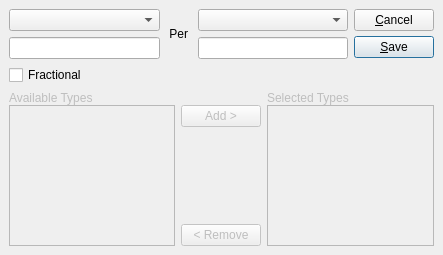
<ui version="4.0" >
 <author></author>
 <comment>This file is part of the xTuple ERP: PostBooks Edition, a free and
open source Enterprise Resource Planning software suite,
Copyright (c) 1999-2010 by OpenMFG LLC, d/b/a xTuple.
It is licensed to you under the Common Public Attribution License
version 1.0, the full text of which (including xTuple-specific Exhibits)
is available at www.xtuple.com/CPAL.  By using this software, you agree
to be bound by its terms.</comment>
 <class>itemUOM</class>
 <widget class="QDialog" name="itemUOM" >
  <property name="geometry" >
   <rect>
    <x>0</x>
    <y>0</y>
    <width>443</width>
    <height>255</height>
   </rect>
  </property>
  <property name="windowTitle" >
   <string>Unit of Measure</string>
  </property>
  <layout class="QVBoxLayout" >
   <property name="margin" >
    <number>9</number>
   </property>
   <property name="spacing" >
    <number>6</number>
   </property>
   <item>
    <layout class="QHBoxLayout" >
     <property name="margin" >
      <number>0</number>
     </property>
     <property name="spacing" >
      <number>6</number>
     </property>
     <item>
      <layout class="QVBoxLayout" >
       <property name="margin" >
        <number>0</number>
       </property>
       <property name="spacing" >
        <number>0</number>
       </property>
       <item>
        <layout class="QVBoxLayout" >
         <property name="margin" >
          <number>0</number>
         </property>
         <property name="spacing" >
          <number>6</number>
         </property>
         <item>
          <layout class="QGridLayout" >
           <property name="margin" >
            <number>0</number>
           </property>
           <property name="spacing" >
            <number>6</number>
           </property>
           <item rowspan="2" row="0" column="1" >
            <widget class="QLabel" name="_perLit" >
             <property name="text" >
              <string> Per </string>
             </property>
            </widget>
           </item>
           <item row="0" column="0" >
            <widget class="XComboBox" name="_uomFrom" />
           </item>
           <item row="0" column="2" >
            <widget class="XComboBox" name="_uomTo" />
           </item>
           <item row="1" column="2" >
            <widget class="XLineEdit" name="_toValue" >
            </widget>
           </item>
           <item row="1" column="0" >
            <widget class="XLineEdit" name="_fromValue" >
            </widget>
           </item>
          </layout>
         </item>
         <item>
          <widget class="QCheckBox" name="_fractional" >
           <property name="text" >
            <string>Fractional</string>
           </property>
          </widget>
         </item>
        </layout>
       </item>
       <item>
        <spacer>
         <property name="orientation" >
          <enum>Qt::Vertical</enum>
         </property>
         <property name="sizeHint" >
          <size>
           <width>329</width>
           <height>0</height>
          </size>
         </property>
        </spacer>
       </item>
      </layout>
     </item>
     <item>
      <layout class="QVBoxLayout" >
       <property name="margin" >
        <number>0</number>
       </property>
       <property name="spacing" >
        <number>0</number>
       </property>
       <item>
        <layout class="QVBoxLayout" >
         <property name="margin" >
          <number>0</number>
         </property>
         <property name="spacing" >
          <number>5</number>
         </property>
         <item>
          <widget class="QPushButton" name="_close" >
           <property name="text" >
            <string>&amp;Cancel</string>
           </property>
          </widget>
         </item>
         <item>
          <widget class="QPushButton" name="_save" >
           <property name="text" >
            <string>&amp;Save</string>
           </property>
           <property name="autoDefault" >
            <bool>true</bool>
           </property>
           <property name="default" >
            <bool>true</bool>
           </property>
          </widget>
         </item>
        </layout>
       </item>
       <item>
        <spacer>
         <property name="orientation" >
          <enum>Qt::Vertical</enum>
         </property>
         <property name="sizeType" >
          <enum>QSizePolicy::Expanding</enum>
         </property>
         <property name="sizeHint" >
          <size>
           <width>20</width>
           <height>0</height>
          </size>
         </property>
        </spacer>
       </item>
      </layout>
     </item>
    </layout>
   </item>
   <item>
    <widget class="QFrame" name="_typeFrame" >
     <property name="enabled" >
      <bool>false</bool>
     </property>
     <property name="sizePolicy" >
      <sizepolicy>
       <hsizetype>5</hsizetype>
       <vsizetype>7</vsizetype>
       <horstretch>0</horstretch>
       <verstretch>1</verstretch>
      </sizepolicy>
     </property>
     <property name="frameShape" >
      <enum>QFrame::NoFrame</enum>
     </property>
     <property name="frameShadow" >
      <enum>QFrame::Plain</enum>
     </property>
     <layout class="QHBoxLayout" >
      <property name="margin" >
       <number>0</number>
      </property>
      <property name="spacing" >
       <number>6</number>
      </property>
      <item>
       <layout class="QVBoxLayout" >
        <property name="margin" >
         <number>0</number>
        </property>
        <property name="spacing" >
         <number>0</number>
        </property>
        <item>
         <widget class="QLabel" name="label" >
          <property name="text" >
           <string>Available Types</string>
          </property>
         </widget>
        </item>
        <item>
         <widget class="QListWidget" name="_available" />
        </item>
       </layout>
      </item>
      <item>
       <layout class="QVBoxLayout" >
        <property name="margin" >
         <number>0</number>
        </property>
        <property name="spacing" >
         <number>0</number>
        </property>
        <item>
         <widget class="QLabel" name="_filler" >
          <property name="text" >
           <string/>
          </property>
         </widget>
        </item>
        <item>
         <widget class="QPushButton" name="_add" >
          <property name="text" >
           <string>Add ></string>
          </property>
         <property name="enabled" >
          <bool>false</bool>
         </property>
         </widget>
        </item>
        <item>
         <spacer>
          <property name="orientation" >
           <enum>Qt::Vertical</enum>
          </property>
          <property name="sizeHint" >
           <size>
            <width>20</width>
            <height>40</height>
           </size>
          </property>
         </spacer>
        </item>
        <item>
         <widget class="QPushButton" name="_remove" >
          <property name="text" >
           <string>&lt; Remove</string>
          </property>
          <property name="enabled" >
           <bool>false</bool>
          </property>
         </widget>
        </item>
       </layout>
      </item>
      <item>
       <layout class="QVBoxLayout" >
        <property name="margin" >
         <number>0</number>
        </property>
        <property name="spacing" >
         <number>0</number>
        </property>
        <item>
         <widget class="QLabel" name="label_2" >
          <property name="text" >
           <string>Selected Types</string>
          </property>
         </widget>
        </item>
        <item>
         <widget class="QListWidget" name="_selected" />
        </item>
       </layout>
      </item>
     </layout>
    </widget>
   </item>
  </layout>
 </widget>
 <layoutdefault spacing="5" margin="5" />
 <pixmapfunction>qPixmapFromMimeSource</pixmapfunction>
 <customwidgets>
  <customwidget>
   <class>XComboBox</class>
   <extends>QComboBox</extends>
   <header>xcombobox.h</header>
  </customwidget>
  <customwidget>
   <class>XLineEdit</class>
   <extends>QLineEdit</extends>
   <header>xlineedit.h</header>
  </customwidget>
 </customwidgets>
 <tabstops>
  <tabstop>_uomFrom</tabstop>
  <tabstop>_fromValue</tabstop>
  <tabstop>_uomTo</tabstop>
  <tabstop>_toValue</tabstop>
  <tabstop>_fractional</tabstop>
  <tabstop>_available</tabstop>
  <tabstop>_add</tabstop>
  <tabstop>_remove</tabstop>
  <tabstop>_selected</tabstop>
  <tabstop>_save</tabstop>
  <tabstop>_close</tabstop>
 </tabstops>
 <includes/>
 <resources/>
 <connections>
  <connection>
   <sender>_close</sender>
   <signal>clicked()</signal>
   <receiver>itemUOM</receiver>
   <slot>reject()</slot>
   <hints>
    <hint type="sourcelabel" >
     <x>363</x>
     <y>32</y>
    </hint>
    <hint type="destinationlabel" >
     <x>308</x>
     <y>16</y>
    </hint>
   </hints>
  </connection>
  <connection>
   <sender>_available</sender>
   <signal>doubleClicked(QModelIndex)</signal>
   <receiver>_add</receiver>
   <slot>animateClick()</slot>
   <hints>
    <hint type="sourcelabel" >
     <x>101</x>
     <y>115</y>
    </hint>
    <hint type="destinationlabel" >
     <x>181</x>
     <y>107</y>
    </hint>
   </hints>
  </connection>
  <connection>
   <sender>_selected</sender>
   <signal>doubleClicked(QModelIndex)</signal>
   <receiver>_remove</receiver>
   <slot>animateClick()</slot>
   <hints>
    <hint type="sourcelabel" >
     <x>316</x>
     <y>186</y>
    </hint>
    <hint type="destinationlabel" >
     <x>219</x>
     <y>183</y>
    </hint>
   </hints>
  </connection>
  <connection>
   <sender>_uomTo</sender>
   <signal>valid(bool)</signal>
   <receiver>_typeFrame</receiver>
   <slot>setEnabled(bool)</slot>
   <hints>
    <hint type="sourcelabel" >
     <x>218</x>
     <y>21</y>
    </hint>
    <hint type="destinationlabel" >
     <x>172</x>
     <y>78</y>
    </hint>
   </hints>
  </connection>
 </connections>
</ui>
